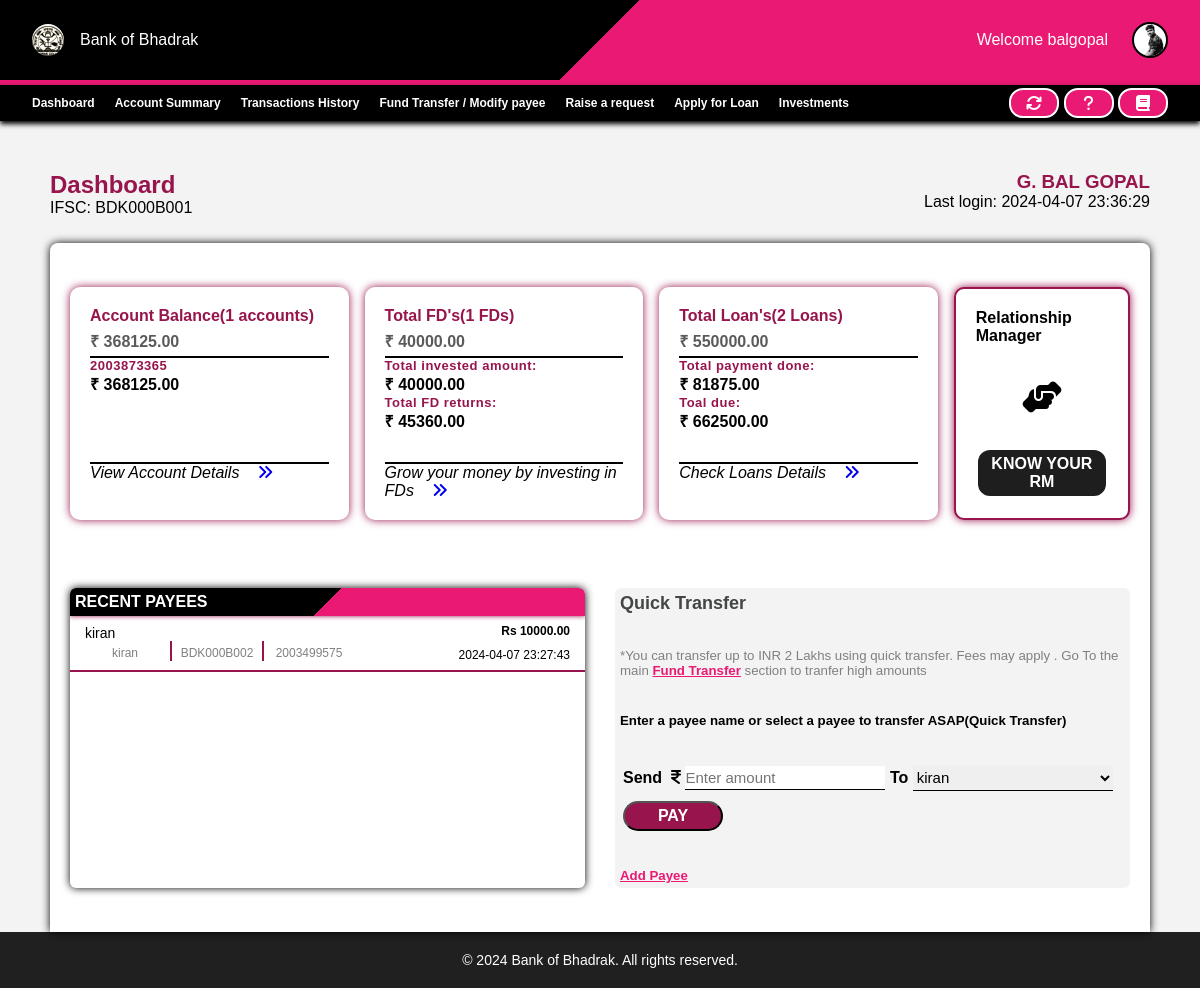
The app's page /banking/components/customers/customer_dashboard.php (signed in) with its own data.
### tables this page shows
CREATE TABLE `customers` (
  `ID` int(11) NOT NULL,
  `CRN` bigint(20) NOT NULL,
  `AccountNo` bigint(20) NOT NULL,
  `FullName` varchar(100) NOT NULL,
  `UserName` varchar(100) NOT NULL,
  `Password` varchar(100) NOT NULL,
  `Balance` decimal(11,2) NOT NULL,
  `PhoneNo` bigint(20) NOT NULL,
  `Email` varchar(100) NOT NULL,
  `gender` varchar(10) NOT NULL,
  `Address` varchar(500) NOT NULL,
  `District` varchar(100) NOT NULL,
  `State` varchar(100) NOT NULL,
  `Pincode` int(11) NOT NULL,
  `AadhaarNo` bigint(20) NOT NULL,
  `IFSC` varchar(20) NOT NULL,
  `img` varchar(255) NOT NULL,
  `DateOfOpening` date NOT NULL,
  `lastInterestDate` date NOT NULL DEFAULT current_timestamp(),
  `LastLogin` varchar(50) NOT NULL,
  `Status` varchar(50) NOT NULL DEFAULT 'Pending'
);

CREATE TABLE `payee` (
  `ID` int(11) NOT NULL,
  `customerAccNo` bigint(20) NOT NULL,
  `payeeAccountNo` bigint(20) NOT NULL,
  `payeeName` varchar(255) NOT NULL,
  `payeeNickname` varchar(255) NOT NULL,
  `payeeIFSC` varchar(255) NOT NULL,
  `LastTransactionAmount` decimal(10,2) NOT NULL,
  `LastTransactionDate` datetime NOT NULL DEFAULT current_timestamp()
);

### banking/components/customers/customer_dashboard.php (the view, shortened to what this page needs)
<html lang="en">
<head>
    <link rel="stylesheet" href="https://cdnjs.cloudflare.com/ajax/libs/font-awesome/6.5.1/css/all.min.css" />
    <link rel="stylesheet" href="style.css">
</head>
<?php
require $_SERVER['DOCUMENT_ROOT'] . "/banking/assets/php/config.php";
$email = $_SESSION['email'];
$LastLogin = $_SESSION['LastLogin'];
$currentLoginTimestamp = $_SESSION['currentLogin'];
$currentLogin = date('Y-m-d H:i:s', $currentLoginTimestamp);
mysqli_query($conn, "UPDATE `customers` SET `LastLogin`='$currentLogin' WHERE `Email` = '$email';");
$find_user = mysqli_query($conn, "SELECT * FROM customers WHERE Email='$email';");
$row = mysqli_fetch_assoc($find_user);
$name = $row['FullName'];
$userName = $row['UserName'];
$accountNo = $row['AccountNo'];
$balance = $row['Balance'];
$img = $row['img'];
$ifsc = $row['IFSC'];
if (mysqli_num_rows(mysqli_query($conn, "SELECT * FROM customers WHERE Email='$email'")) > 0) {
    $savingAccno = 1;
}
if (mysqli_num_rows($fd = mysqli_query($conn, "SELECT count(*) as count, SUM(Principal) as TotalInvestment, SUM(FinalAmount) as TotalReturn , SUM(current_value) as currentValue FROM fd WHERE customerAccountNo=$accountNo")) > 0) {
    $fdaccountno = mysqli_fetch_assoc($fd);
}
if (mysqli_num_rows($loan = mysqli_query($conn, "SELECT count(*) as count, SUM(LoanAmount) as totalLoanAmount, SUM(LoanDue) as totalLoanDue, SUM(LoanPaid) as totalLoanPaid FROM loanApp WHERE customerAccountNo=$accountNo")) > 0) {
    $loanaccountno = mysqli_fetch_assoc($loan);
}
?>
<body>
    <nav class="navbar">
        <div class="profile-nav">
            <div class="logo">
                <div>
                    <img src="/banking/images/logo.jpg" alt="">
                </div>
                <p>Bank of Bhadrak</p>
            </div>
            <div class="profile">
                Welcome <?php echo "$userName"; ?>
                <div class="dropdown">
                    <img src="/banking/images/<?php echo "$img"; ?>" class="users" alt="">
                </div>
            </div>
        </div>
    </nav>
    <div class="bottom-nav">
        <div class="s1">
            <ul>
                <li><a href="customer_dashboard.php">Dashboard</a></li>
                <li><a href="account_summary.php">Account Summary</a></li>
                <li><a href="transaction_history.php">Transactions History</a></li>
                <li><a href="fund_transfer.php">Fund Transfer / Modify payee</a></li>
                <li><a href="raise_request.php">Raise a request</a></li>
                <li><a href="applyLoan.php">Apply for Loan</a></li>
                <li><a href="fd.php">Investments</a></li>
            </ul>
        </div>
        <div>
            <div class="tooltip">
                <a href=""> <button>
                        <i class="fa-solid fa-arrows-rotate"></i>
                    </button>
                </a>
            </div>
            <div class="tooltip">
                <a href="notifications.php">
                    <button>
                        <i class="fa-solid fa-question"></i>
                    </button>
                </a>
            </div>
            <div class="tooltip">
                <a href="/banking/components/extra/faqs.php">
                    <button>
                        <i class="fa-solid fa-book"></i>
                    </button>
                </a>
            </div>
        </div>
    </div>
    <main>
        <section class="hero">
            <div class="title">
                <div>
                    <h2 style="color: #97144D;">Dashboard</h2>
                    <p>IFSC: <?php echo $ifsc; ?></p>
                </div>
                <div>
                    <h3><?php echo strtoupper($name); ?></h3>
                    <p>Last login: <?php echo $LastLogin; ?></p>
                </div>
            </div>
            <div class="account-main">
                <div class="account-details">
                    <div class="accounts">
                        <div class="acc-balance">
                            <h4>Account Balance(<?php echo $savingAccno; ?> accounts)</h4>
                            <p>&#8377; <?php echo "$balance"; ?></p>
                        </div>
                        <div class="acc-no">
                            <p><?php echo "$accountNo"; ?></p>
                            <h4>&#8377; <?php echo "$balance"; ?></h4>
                        </div>
                        <div>
                            <i>View Account Details</i>
                            <a href="account_summary.php"><i class="fa-solid fa-angles-right"></i></a>
                        </div>
                    </div>
                    <div class="accounts" id="fd">
                        <div class="acc-balance">
                            <h4>Total FD's(<?php echo $fdaccountno['count']; ?> FDs)</h4>
                            <p>&#8377; <?php echo $fdaccountno['currentValue']; ?></p>
                        </div>
                        <div class="acc-no">
                            <p>Total invested amount:</p>
                            <h4>&#8377; <?php echo $fdaccountno['TotalInvestment']; ?></h4>
                            <p>Total FD returns:</p>
                            <h4>&#8377; <?php echo $fdaccountno['TotalReturn']; ?></h4>
                        </div>
                        <div>
                            <i>Grow your money by investing in FDs</i>
                            <a href="fd.php"><i class="fa-solid fa-angles-right"></i></a>
                        </div>
                    </div>
                    <div class="accounts" id='loan'>
                        <div class="acc-balance">
                            <h4>Total Loan's(<?php echo $loanaccountno['count']; ?> Loans)</h4>
                            <p>&#8377; <?php echo $loanaccountno['totalLoanAmount']; ?></p>
                        </div>
                        <div class="acc-no">
                            <p>Total payment done:</p>
                            <h4>&#8377; <?php echo $loanaccountno['totalLoanPaid']; ?></h4>
                            <p>Toal due:</p>
                            <h4>&#8377; <?php echo $loanaccountno['totalLoanDue']; ?></h4>
                        </div>
                        <div>
                            <i>Check Loans Details</i>
                            <a href="applyLoan.php"><i class="fa-solid fa-angles-right"></i></a>
                        </div>
                    </div>
                    <div class="rm">
                        <div>
                            <h4>Relationship Manager</h4>
                        </div>
                        <i class="fa-solid fa-handshake-angle"></i>
                        <div class="btn">
                            <a href="raise_request.php">KNOW YOUR RM</a>
                        </div>
                    </div>
                </div>
                <div class="account-summary">
                    <div class="recent-payee">
                        <p class='gg'>
                            RECENT PAYEES
                        </p>
                        <div class="payee-area">
                            <form action="" method="post">
                                <?php
                                $get_payees = mysqli_query($conn, "SELECT * FROM payee WHERE customerAccNo=$accountNo ORDER BY `payee`.`LastTransactionDate` DESC");
                                if (mysqli_num_rows($get_payees) > 0) {
                                    while ($payeeInfo = mysqli_fetch_assoc($get_payees)) {
                                        echo '<div class="payee-details">
                                        <div class="payee-name">
                                            <h5>' . $payeeInfo['payeeName'] . '</h5>
                                            <div class="payee-bank">
                                                <p>' . $payeeInfo['payeeNickname'] . '</p>
                                                <p>' . $payeeInfo['payeeIFSC'] . '</p>
                                                <p>' . $payeeInfo['payeeAccountNo'] . '</p>
                                            </div>
                                        </div>
                                        <div class="payee-transactions">
                                            <p style="font-weight: 600;">Rs ' . $payeeInfo['LastTransactionAmount'] . '</p>
                                            <p>' . $payeeInfo['LastTransactionDate'] . '</p>
                                        </div>
                                    </div>';
                                    }
                                } else {
                                    echo "<h3>No Payee Information</h3>";
                                }
                                ?>
                            </form>
                        </div>
                    </div>
                    <div class="quick-transfer">
                        <h4>Quick Transfer</h4>
                        <h5 style="color:gray; font-weight:100;">*You can transfer up to INR 2 Lakhs using quick transfer. Fees may apply . Go To the main <a href="fund_transfer.php">Fund Transfer</a> section to tranfer high amounts</h5>
                        <h5>Enter a payee name or select a payee to transfer ASAP(Quick Transfer)</h5>
                        <form action="" method="post">
                            <div>
                                Send &nbsp;<i class="fa-solid fa-indian-rupee-sign"></i> <input type="number" name="amount" id="amount" placeholder="Enter amount" required> To
                                <select name="payeeAccountNo" title="please select a payee" required>
                                    <?php
                                    $get_payees = mysqli_query($conn, "SELECT * FROM payee WHERE customerAccNo=$accountNo");
                                    while ($payeeInfos = mysqli_fetch_assoc($get_payees)) {
                                        echo '<option value="' . $payeeInfos['payeeAccountNo'] . '">' . $payeeInfos['payeeName'] . '</option>';
                                    }
                                    ?>
                                </select>
                            </div>
                            <button name="quick-transfer-pay">PAY</button>
                        </form>
                        <h5><a href="fund_transfer.php#addpayee">Add Payee</a></h5>
                    </div>
                </div>
            </div>
        </section>
    </main>
    <footer>
        <p>&copy; 2024 Bank of Bhadrak. All rights reserved.
        </p>
    </footer>
</body>
</html>

### banking/components/customers/customer_dashboard.php (style rules this page uses)
#fd { display: none; }
#loan { display: none; }

### records on screen
customers: UserName "balgopal", img (picture), IFSC "BDK000B001", FullName "G. BAL GOPAL", Balance "368125.00", AccountNo "2003873365"
payee: payeeName "kiran", payeeNickname "kiran", payeeIFSC "BDK000B002", payeeAccountNo "2003499575", LastTransactionAmount "10000.00", LastTransactionDate "2024-04-07 23:27:43"

### other values on screen
$LastLogin "2024-04-07 23:36:29"
$savingAccno "1"
$fdaccountno['count'] "1"
$fdaccountno['currentValue'] "40000.00"
$fdaccountno['TotalInvestment'] "40000.00"
$fdaccountno['TotalReturn'] "45360.00"
$loanaccountno['count'] "2"
$loanaccountno['totalLoanAmount'] "550000.00"
$loanaccountno['totalLoanPaid'] "81875.00"
$loanaccountno['totalLoanDue'] "662500.00"
form field payeeAccountNo "kiran"
